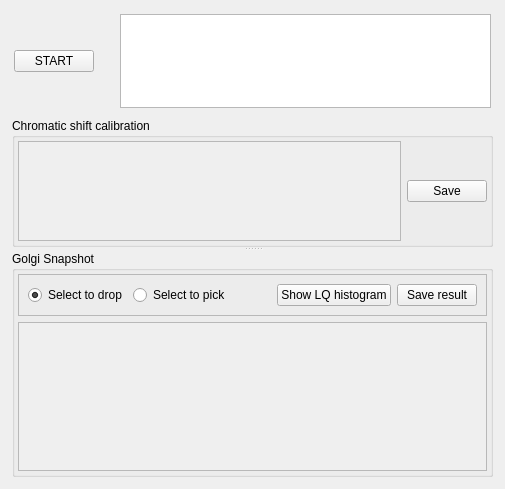
      <widget class="QWidget" name="Tab2">
       <attribute name="title">
        <string>Step2</string>
       </attribute>
       <layout class="QGridLayout" name="gridLayout_4">
        <item row="0" column="0">
         <widget class="QFrame" name="tab2_frame1">
          <property name="minimumSize">
           <size>
            <width>0</width>
            <height>100</height>
           </size>
          </property>
          <property name="maximumSize">
           <size>
            <width>16777215</width>
            <height>100</height>
           </size>
          </property>
          <layout class="QHBoxLayout" name="horizontalLayout_9">
           <property name="leftMargin">
            <number>3</number>
           </property>
           <property name="topMargin">
            <number>3</number>
           </property>
           <property name="rightMargin">
            <number>3</number>
           </property>
           <property name="bottomMargin">
            <number>3</number>
           </property>
           <item>
            <widget class="QPushButton" name="start_btn">
             <property name="text">
              <string>START</string>
             </property>
            </widget>
           </item>
           <item>
            <spacer name="horizontalSpacer_14">
             <property name="orientation">
              <enum>Qt::Horizontal</enum>
             </property>
             <property name="sizeType">
              <enum>QSizePolicy::Fixed</enum>
             </property>
             <property name="sizeHint" stdset="0">
              <size>
               <width>20</width>
               <height>20</height>
              </size>
             </property>
            </spacer>
           </item>
           <item>
            <widget class="QTextBrowser" name="progress_text"/>
           </item>
          </layout>
         </widget>
        </item>
        <item row="1" column="0">
         <widget class="QWidget" name="tab2_result_widget" native="true">
          <layout class="QGridLayout" name="gridLayout_6">
           <property name="leftMargin">
            <number>1</number>
           </property>
           <property name="topMargin">
            <number>1</number>
           </property>
           <property name="rightMargin">
            <number>1</number>
           </property>
           <property name="bottomMargin">
            <number>1</number>
           </property>
           <item row="0" column="0">
            <widget class="QSplitter" name="splitter">
             <property name="orientation">
              <enum>Qt::Vertical</enum>
             </property>
             <property name="childrenCollapsible">
              <bool>false</bool>
             </property>
             <widget class="QGroupBox" name="chromatic_group">
              <property name="minimumSize">
               <size>
                <width>0</width>
                <height>0</height>
               </size>
              </property>
              <property name="maximumSize">
               <size>
                <width>16777215</width>
                <height>340</height>
               </size>
              </property>
              <property name="title">
               <string>Chromatic shift calibration</string>
              </property>
              <layout class="QGridLayout" name="gridLayout_10">
               <property name="leftMargin">
                <number>3</number>
               </property>
               <property name="topMargin">
                <number>3</number>
               </property>
               <property name="rightMargin">
                <number>3</number>
               </property>
               <property name="bottomMargin">
                <number>3</number>
               </property>
               <item row="0" column="1">
                <layout class="QVBoxLayout" name="verticalLayout_10">
                 <item>
                  <widget class="QPushButton" name="save_beads_vector_map">
                   <property name="text">
                    <string>Save</string>
                   </property>
                  </widget>
                 </item>
                </layout>
               </item>
               <item row="0" column="0">
                <widget class="QScrollArea" name="scroll_beads">
                 <property name="minimumSize">
                  <size>
                   <width>0</width>
                   <height>100</height>
                  </size>
                 </property>
                 <property name="maximumSize">
                  <size>
                   <width>16777215</width>
                   <height>16777215</height>
                  </size>
                 </property>
                 <property name="widgetResizable">
                  <bool>true</bool>
                 </property>
                 <widget class="QWidget" name="scroll_beads_content">
                  <property name="geometry">
                   <rect>
                    <x>0</x>
                    <y>0</y>
                    <width>967</width>
                    <height>317</height>
                   </rect>
                  </property>
                 </widget>
                </widget>
               </item>
              </layout>
             </widget>
             <widget class="QGroupBox" name="golgi_group">
              <property name="title">
               <string>Golgi Snapshot</string>
              </property>
              <layout class="QVBoxLayout" name="verticalLayout_9">
               <property name="leftMargin">
                <number>3</number>
               </property>
               <property name="topMargin">
                <number>3</number>
               </property>
               <property name="rightMargin">
                <number>3</number>
               </property>
               <property name="bottomMargin">
                <number>3</number>
               </property>
               <item>
                <widget class="QFrame" name="frame">
                 <property name="frameShape">
                  <enum>QFrame::StyledPanel</enum>
                 </property>
                 <property name="frameShadow">
                  <enum>QFrame::Raised</enum>
                 </property>
                 <layout class="QHBoxLayout" name="horizontalLayout_12">
                  <item>
                   <widget class="QRadioButton" name="drop_btn">
                    <property name="text">
                     <string>Select to drop</string>
                    </property>
                    <property name="checked">
                     <bool>true</bool>
                    </property>
                   </widget>
                  </item>
                  <item>
                   <widget class="QRadioButton" name="pick_btn">
                    <property name="text">
                     <string>Select to pick</string>
                    </property>
                   </widget>
                  </item>
                  <item>
                   <spacer name="horizontalSpacer_20">
                    <property name="orientation">
                     <enum>Qt::Horizontal</enum>
                    </property>
                    <property name="sizeHint" stdset="0">
                     <size>
                      <width>40</width>
                      <height>20</height>
                     </size>
                    </property>
                   </spacer>
                  </item>
                  <item>
                   <widget class="QPushButton" name="show_hist_btn">
                    <property name="text">
                     <string>Show LQ histogram</string>
                    </property>
                   </widget>
                  </item>
                  <item>
                   <widget class="QPushButton" name="save_result_btn">
                    <property name="text">
                     <string>Save result</string>
                    </property>
                   </widget>
                  </item>
                 </layout>
                </widget>
               </item>
               <item>
                <widget class="QScrollArea" name="scroll_golgi">
                 <property name="minimumSize">
                  <size>
                   <width>0</width>
                   <height>149</height>
                  </size>
                 </property>
                 <property name="widgetResizable">
                  <bool>true</bool>
                 </property>
                 <widget class="QWidget" name="scroll_golgi_content">
                  <property name="geometry">
                   <rect>
                    <x>0</x>
                    <y>0</y>
                    <width>1050</width>
                    <height>273</height>
                   </rect>
                  </property>
                 </widget>
                </widget>
               </item>
              </layout>
             </widget>
            </widget>
           </item>
          </layout>
         </widget>
        </item>
       </layout>
      </widget>
